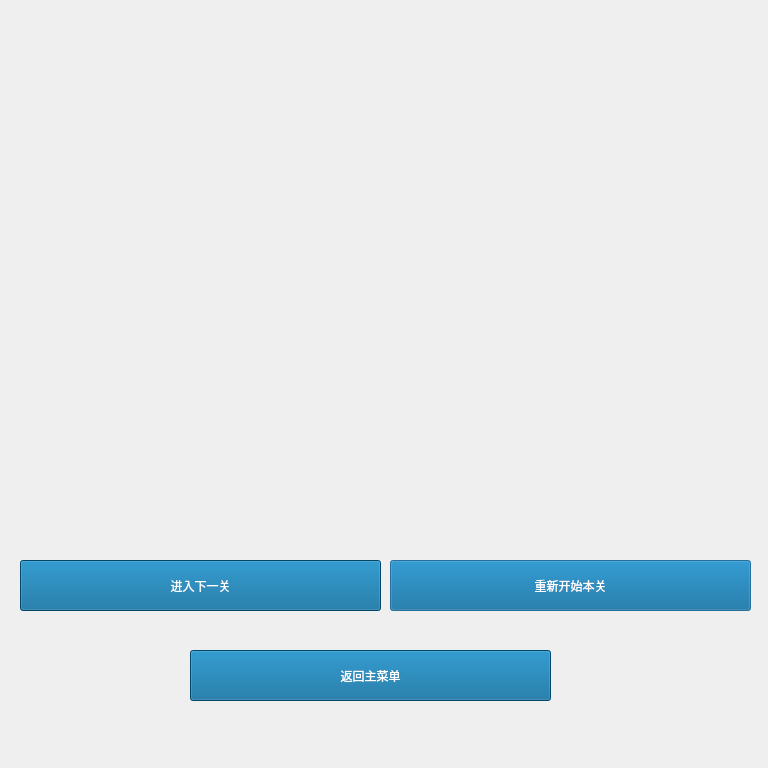
<?xml version="1.0" encoding="UTF-8"?>
<ui version="4.0">
 <class>firstwin</class>
 <widget class="QDialog" name="firstwin">
  <property name="geometry">
   <rect>
    <x>0</x>
    <y>0</y>
    <width>768</width>
    <height>768</height>
   </rect>
  </property>
  <property name="windowTitle">
   <string>Dialog</string>
  </property>
  <property name="styleSheet">
   <string notr="true">QDialog{
image:url(:/res/background1.png)
}</string>
  </property>
  <widget class="QPushButton" name="pushButton_2">
   <property name="geometry">
    <rect>
     <x>190</x>
     <y>650</y>
     <width>361</width>
     <height>51</height>
    </rect>
   </property>
   <property name="minimumSize">
    <size>
     <width>361</width>
     <height>51</height>
    </size>
   </property>
   <property name="styleSheet">
    <string notr="true">color: rgb(255,255,255);
font: 14pt &quot;Fusion Pixel&quot;;
background-color: rgb(0,100,150);</string>
   </property>
   <property name="text">
    <string>返回主菜单</string>
   </property>
   <property name="iconSize">
    <size>
     <width>200</width>
     <height>40</height>
    </size>
   </property>
  </widget>
  <widget class="QPushButton" name="pushButton">
   <property name="geometry">
    <rect>
     <x>390</x>
     <y>560</y>
     <width>361</width>
     <height>51</height>
    </rect>
   </property>
   <property name="minimumSize">
    <size>
     <width>361</width>
     <height>51</height>
    </size>
   </property>
   <property name="styleSheet">
    <string notr="true">color: rgb(255,255,255);
font: 14pt &quot;Fusion Pixel&quot;;
background-color: rgb(0,100,150);</string>
   </property>
   <property name="text">
    <string>重新开始本关</string>
   </property>
   <property name="iconSize">
    <size>
     <width>200</width>
     <height>40</height>
    </size>
   </property>
   <property name="default">
    <bool>true</bool>
   </property>
  </widget>
  <widget class="QPushButton" name="pushButton_3">
   <property name="geometry">
    <rect>
     <x>20</x>
     <y>560</y>
     <width>361</width>
     <height>51</height>
    </rect>
   </property>
   <property name="minimumSize">
    <size>
     <width>361</width>
     <height>51</height>
    </size>
   </property>
   <property name="styleSheet">
    <string notr="true">color: rgb(255,255,255);
font: 14pt &quot;Fusion Pixel&quot;;
background-color: rgb(0,100,150);</string>
   </property>
   <property name="text">
    <string>进入下一关</string>
   </property>
  </widget>
  <zorder>pushButton</zorder>
  <zorder>pushButton_2</zorder>
  <zorder>pushButton_3</zorder>
 </widget>
 <resources/>
 <connections/>
</ui>
